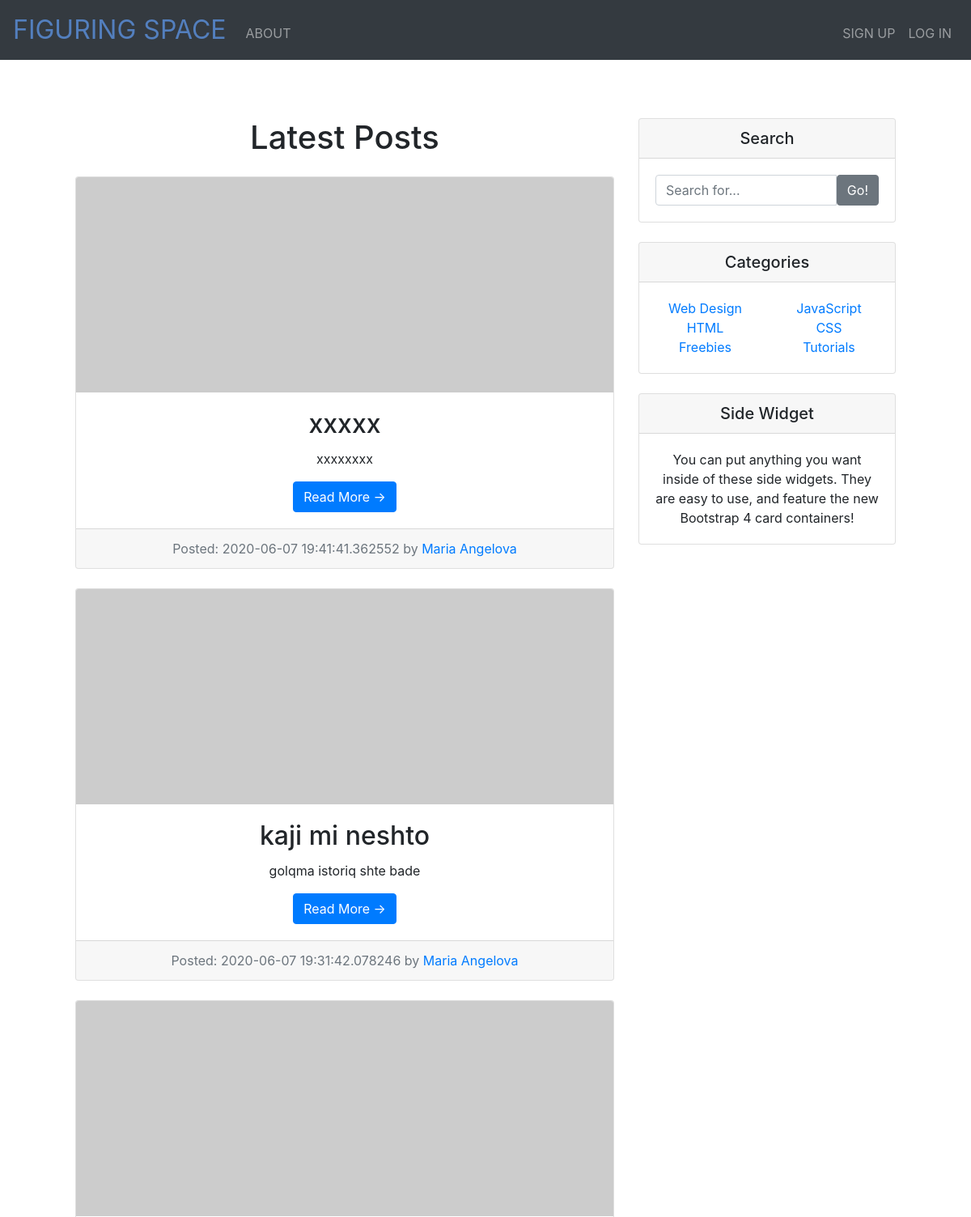
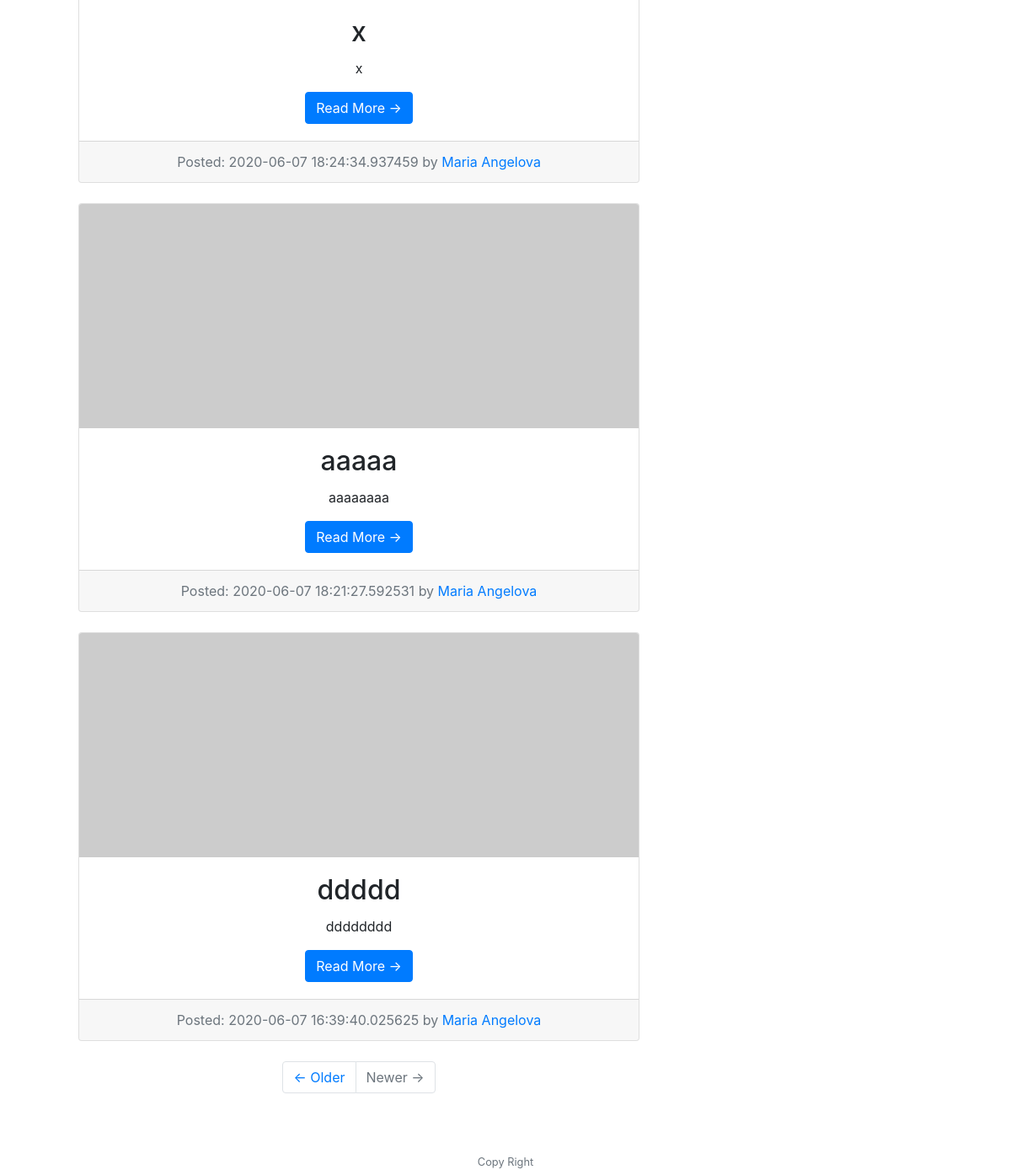
Before: / with the older database file (2 pictures, top to bottom).
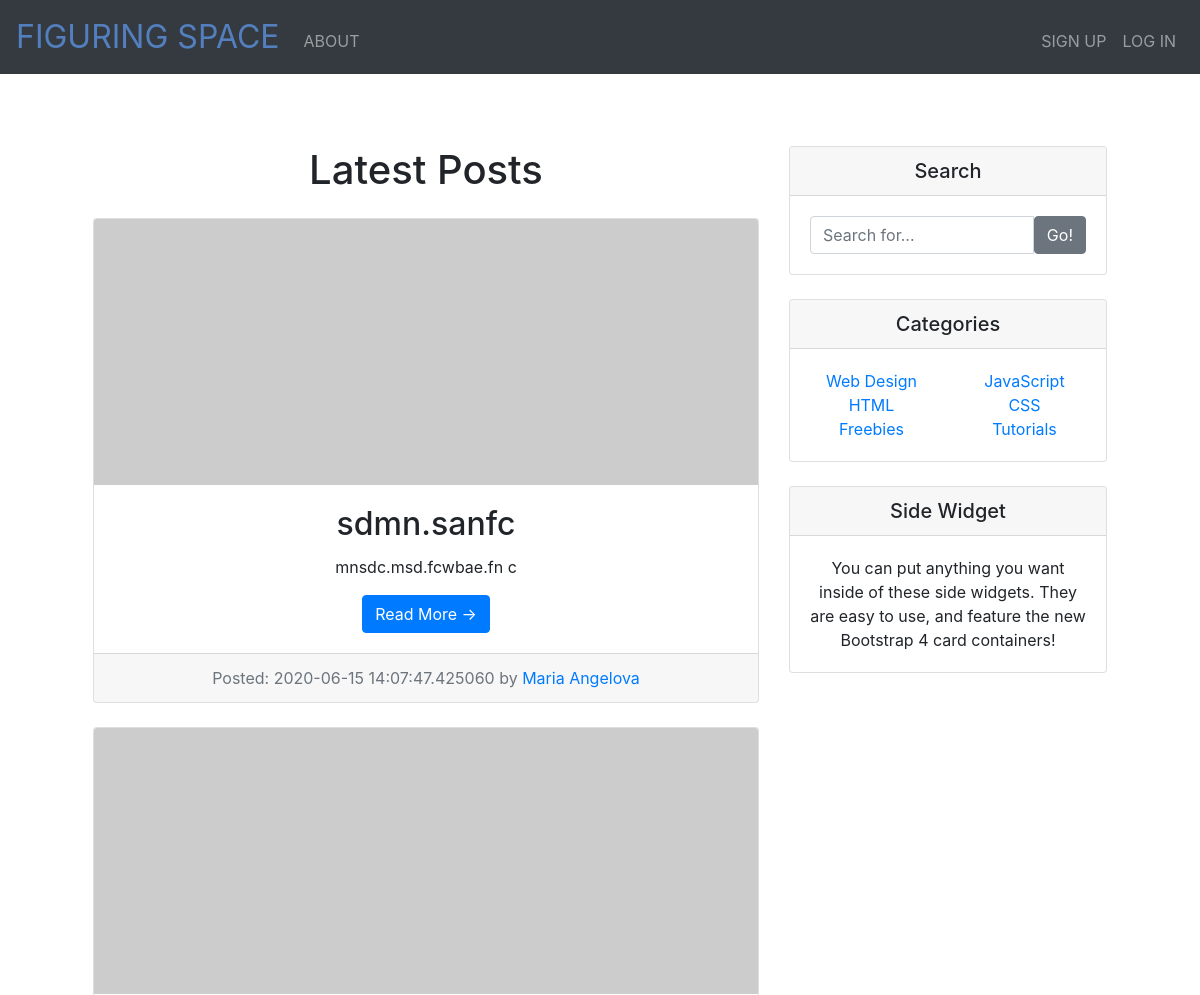
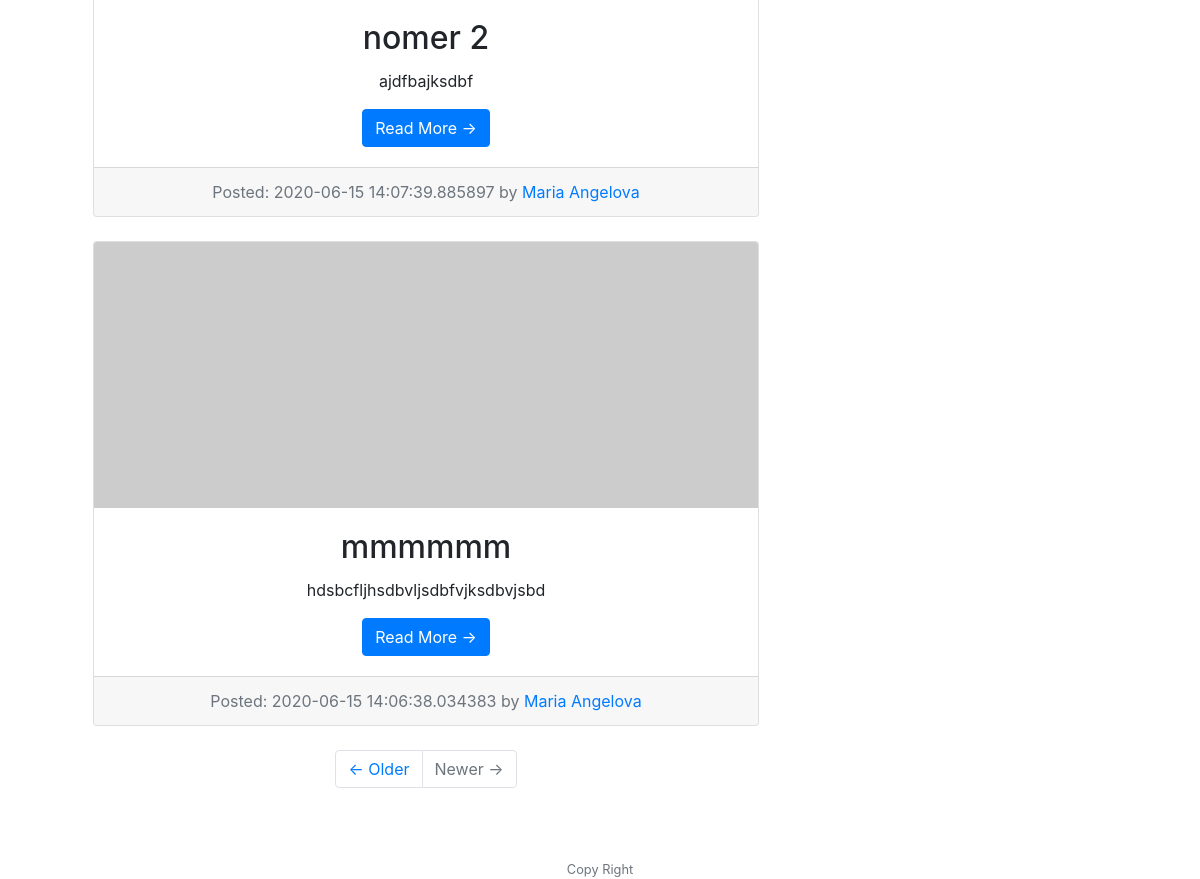
After: the same page with the newer database file (2 pictures, top to bottom).
### models.py (models this page shows, shortened)
class Post(db.Model):
    id = db.Column(db.Integer, primary_key=True)
    title = db.Column(db.String(50))
    subtitle = db.Column(db.String(50))
    date_posted = db.Column(db.DateTime)
    content = db.Column(db.Text)
    author = db.Column(db.Integer, db.ForeignKey("user.id"))
    categories = db.relationship("Category", secondary='categories')

class User(db.Model):
    id = db.Column(db.Integer, primary_key=True)
    first_name = db.Column(db.String(50))
    last_name = db.Column(db.String(50))
    email = db.Column(db.String(50))
    password = db.Column(db.String(20))
    registered = db.Column(db.DateTime)
    posts = db.relationship("Post", backref='user')

### app.py (the view)
@app.route("/")
def index():
    posts = Post.query.join(User).order_by(desc(Post.date_posted)).all()
    return render_template("index.html", posts=posts)

### app.py (called while the page is built)
@app.after_request
def after_request(response):
    response.headers["Cache-Control"] = "no-cache, no-store, must-revalidate"
    response.headers["Expires"] = 0
    response.headers["Pragma"] = "no-cache"
    return response

### templates/index.html
{% extends "layout.html" %} {% block main %}
<div class="container">
  <div class="row">
    <div class="col-md-8">
      <h1 class="my-4">
        Latest Posts
      </h1>
      {%for post in posts%}
      <div class="card mb-4">
        <img
          class="card-img-top"
          src="http://placehold.it/750x300"
          alt="Card image cap"
        />
        <div class="card-body">
          <h2 class="card-title">{{post.title}}</h2>
          <p class="card-text">
            {{post.content}}
          </p>
          <a href="/post/{{post.id}}" class="btn btn-primary"
            >Read More &rarr;</a
          >
        </div>
        <div class="card-footer text-muted">
          Posted: {{post.date_posted}} by
          <a href="#">{{post.user.first_name}} {{post.user.last_name}}</a>
        </div>
      </div>
      {%endfor%}
      <ul class="pagination justify-content-center mb-4">
        <li class="page-item">
          <a class="page-link" href="#">&larr; Older</a>
        </li>
        <li class="page-item disabled">
          <a class="page-link" href="#">Newer &rarr;</a>
        </li>
      </ul>
    </div>
    <div class="col-md-4">
      <div class="card my-4">
        <h5 class="card-header">Search</h5>
        <div class="card-body">
          <div class="input-group">
            <input
              type="text"
              class="form-control"
              placeholder="Search for..."
            />
            <span class="input-group-btn">
              <button class="btn btn-secondary" type="button">Go!</button>
            </span>
          </div>
        </div>
      </div>
      <div class="card my-4">
        <h5 class="card-header">Categories</h5>
        <div class="card-body">
          <div class="row">
            <div class="col-lg-6">
              <ul class="list-unstyled mb-0">
                <li>
                  <a href="#">Web Design</a>
                </li>
                <li>
                  <a href="#">HTML</a>
                </li>
                <li>
                  <a href="#">Freebies</a>
                </li>
              </ul>
            </div>
            <div class="col-lg-6">
              <ul class="list-unstyled mb-0">
                <li>
                  <a href="#">JavaScript</a>
                </li>
                <li>
                  <a href="#">CSS</a>
                </li>
                <li>
                  <a href="#">Tutorials</a>
                </li>
              </ul>
            </div>
          </div>
        </div>
      </div>
      <div class="card my-4">
        <h5 class="card-header">Side Widget</h5>
        <div class="card-body">
          You can put anything you want inside of these side widgets. They are
          easy to use, and feature the new Bootstrap 4 card containers!
        </div>
      </div>
    </div>
  </div>
</div>
{% endblock %}

### templates/layout.html (shortened to what this page needs)
<!DOCTYPE html>
<html lang="en">
  <head>
    <link
      href="https://maxcdn.bootstrapcdn.com/bootstrap/4.1.3/css/bootstrap.min.css"
      rel="stylesheet"
    />
    <link href="./static/style.css" rel="stylesheet" />
  </head>
  <body>
    <nav class="navbar navbar-expand-md navbar-dark bg-dark">
      <a class="navbar-brand" href="/"
        ><span class="blue">FIGURING SPACE</span></a
      >
      <div class="collapse navbar-collapse" id="navbar">
        {% if session.user_id %}
        <ul class="navbar-nav mr-auto mt-2">
          <li class="nav-item"><a class="nav-link" href="/about">ABOUT</a></li>
          <li class="nav-item">
            <a class="nav-link" href="/posts">POSTS</a>
          </li>
        </ul>
        <ul class="navbar-nav ml-auto mt-2">
          <li class="nav-item">
            <a class="nav-link" href="/add-post">ADD A POST</a>
          </li>
          <li class="nav-item">
            <a class="nav-link" href="/myaccount">MY ACCOUNT</a>
          </li>
          <li class="nav-item">
            <a class="nav-link" href="/logout">LOG OUT</a>
          </li>
        </ul>
        {% else %}
        <ul class="navbar-nav mr-auto mt-2">
          <li class="nav-item"><a class="nav-link" href="/about">ABOUT</a></li>
        </ul>
        <ul class="navbar-nav ml-auto mt-2">
          <li class="nav-item">
            <a class="nav-link" href="/register">SIGN UP</a>
          </li>
          <li class="nav-item"><a class="nav-link" href="/login">LOG IN</a></li>
        </ul>
        {% endif %}
      </div>
    </nav>
    <main class="container p-5">
      {% block main %}{% endblock %}
    </main>
    <footer class="small text-center text-muted">
      Copy Right
    </footer>
  </body>
</html>

### static/style.css (style rules this page uses)
nav .navbar-brand { font-size: xx-large; }
ul { display: inline-block; }
nav .navbar-brand .blue { color: #537fbe; }
main .form-control { display: inline-block; width: auto; }
main { overflow-x: auto; text-align: center; }
main img { max-width: 100%; }

Changed rows visible on the page:
removed Post: title "xxxxx", content "xxxxxxxx", date_posted "2020-06-07 19:41:41.362552", user.first_name "Maria", user.last_name "Angelova"
removed Post: title "kaji mi neshto", content "golqma istoriq shte bade", date_posted "2020-06-07 19:31:42.078246", user.first_name "Maria", user.last_name "Angelova"
removed Post: title "x", content "x", date_posted "2020-06-07 18:24:34.937459", user.first_name "Maria", user.last_name "Angelova"
removed Post: title "aaaaa", content "aaaaaaaa", date_posted "2020-06-07 18:21:27.592531", user.first_name "Maria", user.last_name "Angelova"
removed Post: title "ddddd", content "dddddddd", date_posted "2020-06-07 16:39:40.025625", user.first_name "Maria", user.last_name "Angelova"
now on this page (row edited): Post: title "sdmn.sanfc", content "mnsdc.msd.fcwbae.fn c", date_posted "2020-06-15 14:07:47.425060", user.first_name "Maria", user.last_name "Angelova"
added Post: title "nomer 2", content "ajdfbajksdbf", date_posted "2020-06-15 14:07:39.885897", user.first_name "Maria", user.last_name "Angelova"
now on this page (row edited): Post: title "mmmmmm", content "hdsbcfljhsdbvljsdbfvjksdbvjsbd", date_posted "2020-06-15 14:06:38.034383", user.first_name "Maria", user.last_name "Angelova"
